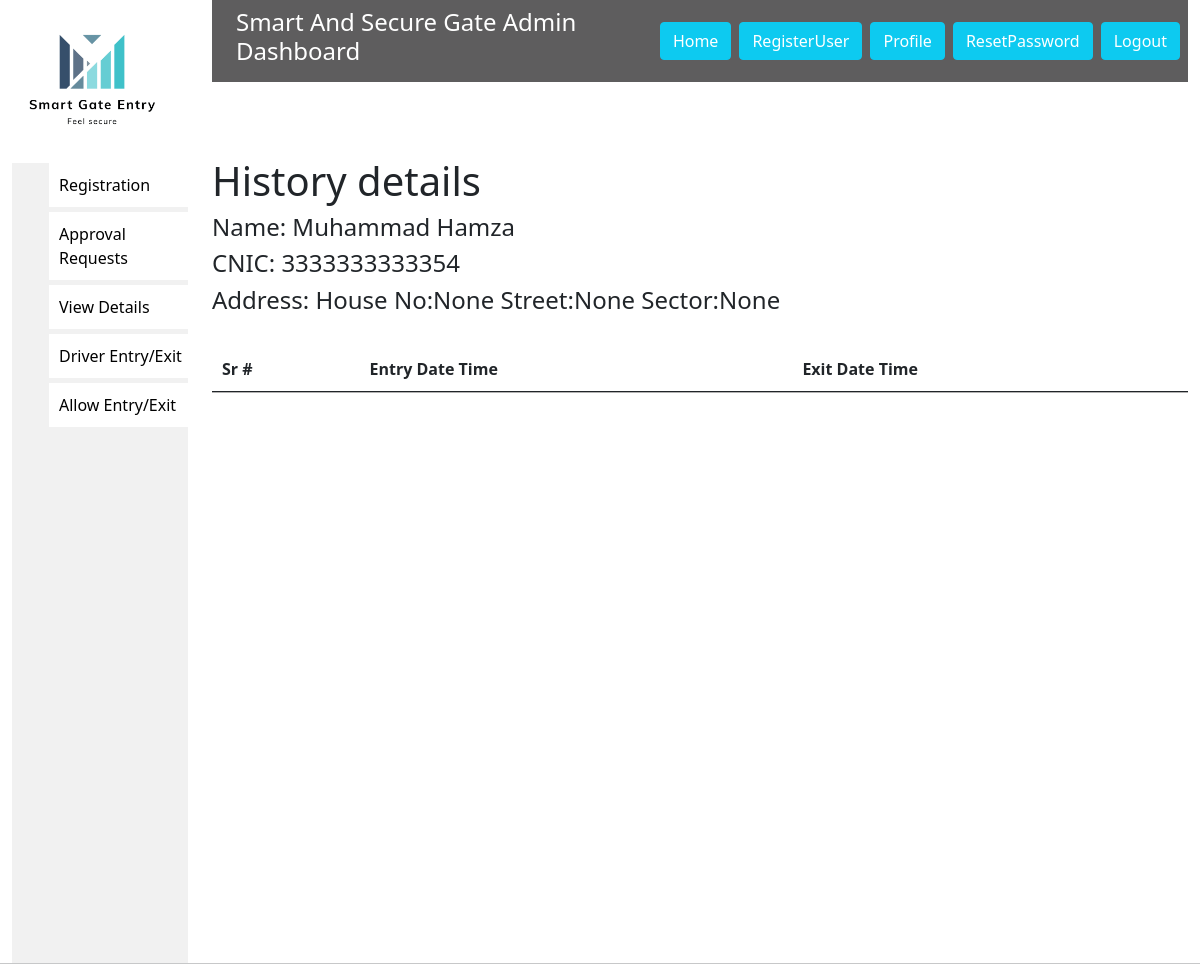
The app's page /ViewDetailsGuest/history/34/ (signed in) with its own data.
### fyp/models.py (models this page shows, shortened)
class Driver(Person):
    Car_Plate_number=models.ForeignKey(Car, null=True,on_delete=models.SET_NULL)
    House_no=models.CharField(max_length=200,blank=True,null=True)
    Street=models.CharField(max_length=200,blank=True,null=True)
    Sector=models.CharField(max_length=200,blank=True,null=True)
    Sector=models.CharField(max_length=200,blank=True,null=True)
    type=models.CharField(max_length=20,default="resident")
    class Meta:
        abstract=True

class Guests(Driver):
    Card_id=models.ForeignKey(Card, null=True,on_delete=models.SET_NULL)
    Guest_id=models.AutoField(primary_key=True)
    isentered=models.BooleanField(default=False)
    Phone_Number=None
    GuestType=models.CharField(max_length=20,default="OneTime")

### fyp/views.py (the view)
# urls.py: path("ViewDetailsGuest/history/<int:id>/", views.historys, name='history'),
@login_required(login_url="Login")
def historys(request,id):
    guest=Guests.objects.get(Guest_id=id)
    History =history.objects.all()
    context={
        'guest':guest,
        'History':History,
    }
    return render(request,'historys.html',context)

### templates/historys.html (shortened to what this page needs)
                {% extends 'base.html' %}
                {%load static%}
            {%block body%}
            <h1 style="margin-top: 75px;">History details</h1>
            <h4>Name: {{guest.First_Name}} {{guest.Last_Name}}</h4>
            <h4>CNIC: {{guest.CNIC}}</h4>
            <h4>Address: House No:{{ guest.House_no }} Street:{{guest.Street}} Sector:{{guest.Sector}}</h4>
            <br>
            <table class="table" id="table_id">
                <thead>
                    <tr>
                        <th scope="col">Sr #</th>
                        <th scope="col">Entry Date Time</th>
                        <th scope="col">Exit Date Time</th>
                    </tr>
                </thead>
                </table>
            </div>
                {%endblock body%}

### static/dashboard.css (style rules this page uses)
* { margin: 0px; padding: 0px; }

### records on screen
Guests: First_Name "Muhammad", Last_Name "Hamza", CNIC "3333333333354", House_no "None", Street "None", Sector "None"
